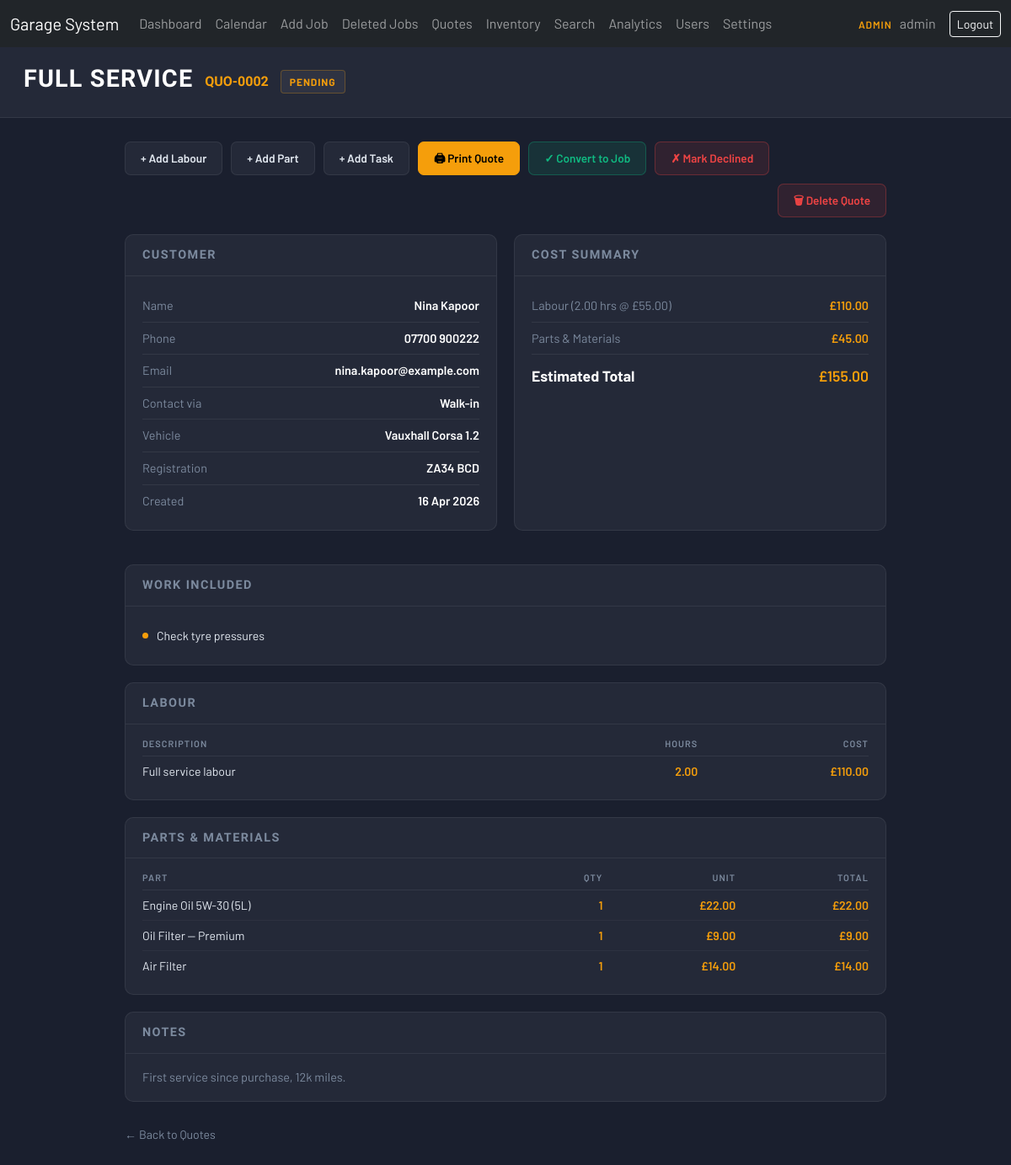
Screenshot of /PHP/view_quote.php?id=2 (signed in) with the database file from the repository.
### tables this page shows
CREATE TABLE IF NOT EXISTS quotes (
    id              INT AUTO_INCREMENT PRIMARY KEY,
    customer_name   VARCHAR(150) NOT NULL,
    customer_phone  VARCHAR(50)  DEFAULT NULL,
    customer_email  VARCHAR(150) DEFAULT NULL,
    contact_source  VARCHAR(150) DEFAULT NULL,
    vehicle         VARCHAR(100) DEFAULT NULL,
    registration    VARCHAR(20)  DEFAULT NULL,
    job_type        VARCHAR(100) DEFAULT NULL,
    description     TEXT         DEFAULT NULL,
    status          ENUM('pending','accepted','declined') NOT NULL DEFAULT 'pending',
    total_amount    DECIMAL(10,2) NOT NULL DEFAULT 0.00,
    converted_job_id INT          DEFAULT NULL,
    created_by      VARCHAR(100) DEFAULT NULL,
    created_at      DATETIME     NOT NULL DEFAULT CURRENT_TIMESTAMP,
    deleted         TINYINT(1)   NOT NULL DEFAULT 0,
    deleted_at      DATETIME     DEFAULT NULL,
    deleted_by      VARCHAR(100) DEFAULT NULL
);

CREATE TABLE IF NOT EXISTS settings (
    key_name VARCHAR(50) PRIMARY KEY,
    value    VARCHAR(100) NOT NULL
);

CREATE TABLE IF NOT EXISTS quote_tasks (
    id       INT AUTO_INCREMENT PRIMARY KEY,
    quote_id INT          NOT NULL,
    task     VARCHAR(255) NOT NULL,
    FOREIGN KEY (quote_id) REFERENCES quotes(id) ON DELETE CASCADE
);

CREATE TABLE IF NOT EXISTS quote_labour (
    id          INT AUTO_INCREMENT PRIMARY KEY,
    quote_id    INT           NOT NULL,
    hours       DECIMAL(6,2)  NOT NULL,
    description VARCHAR(255)  NOT NULL,
    FOREIGN KEY (quote_id) REFERENCES quotes(id) ON DELETE CASCADE
);

CREATE TABLE IF NOT EXISTS quote_parts (
    id        INT AUTO_INCREMENT PRIMARY KEY,
    quote_id  INT           NOT NULL,
    part_name VARCHAR(150)  NOT NULL,
    quantity  INT           NOT NULL DEFAULT 1,
    price     DECIMAL(10,2) NOT NULL DEFAULT 0.00,
    FOREIGN KEY (quote_id) REFERENCES quotes(id) ON DELETE CASCADE
);

### htdocs/PHP/get_rate.php (called while the page is built, shortened)
<?php
function get_hourly_rate($conn) {
    $result = $conn->query("SELECT value FROM settings WHERE key_name='hourly_rate'");
    if($result && $row = $result->fetch_assoc()) return floatval($row["value"]);
    return 50.00;
}

### htdocs/PHP/view_quote.php (the view, shortened to what this page needs)
<?php
include "config.php";
include "navbar.php";
include "get_rate.php";
$id = intval($_GET["id"]);
$hourly_rate = get_hourly_rate($conn);
$stmt = $conn->prepare("SELECT * FROM quotes WHERE id=? AND (deleted=0 OR deleted IS NULL)");
$stmt->bind_param("i", $id);
$stmt->execute();
$quote = $stmt->get_result()->fetch_assoc();
$labour_rows = $conn->query("SELECT * FROM quote_labour WHERE quote_id=$id");
$labour_entries = [];
while($r = $labour_rows->fetch_assoc()) $labour_entries[] = $r;
$parts_rows = $conn->query("SELECT * FROM quote_parts WHERE quote_id=$id");
$parts_entries = [];
while($r = $parts_rows->fetch_assoc()) $parts_entries[] = $r;
$tasks_rows = $conn->query("SELECT * FROM quote_tasks WHERE quote_id=$id");
$tasks_entries = [];
while($r = $tasks_rows->fetch_assoc()) $tasks_entries[] = $r;
$total_hours = array_sum(array_column($labour_entries, "hours"));
$labour_total = $total_hours * $hourly_rate;
$parts_total = array_sum(array_map(fn($p) => $p["quantity"] * $p["price"], $parts_entries));
$grand_total = $labour_total + $parts_total;
$quote_num = "QUO-" . str_pad($id, 4, "0", STR_PAD_LEFT);
?>
<!DOCTYPE html>
<html lang="en">
<head>
</head>
<body>
<div class="page-header">
    <h1><?php echo htmlspecialchars($quote["job_type"]); ?></h1>
    <span class="quote-num"><?php echo $quote_num; ?></span>
    <span class="status-badge"><?php echo ucfirst($quote["status"]); ?></span>
</div>
<div class="content">
    <div class="actions">
        <a class="action-btn" href="add_quote_labour.php?id=<?php echo $id; ?>">+ Add Labour</a>
        <a class="action-btn" href="add_quote_part.php?id=<?php echo $id; ?>">+ Add Part</a>
        <a class="action-btn" href="add_quote_task.php?id=<?php echo $id; ?>">+ Add Task</a>
        <a class="action-btn primary" href="print_quote.php?id=<?php echo $id; ?>">🖨 Print Quote</a>
        <?php if($quote["status"] !== "accepted"): ?>
            <button class="action-btn success" onclick="document.getElementById('convertModal').classList.add('active')">✓ Convert to Job</button>
        <?php else: ?>
            <a class="action-btn success" href="view_job.php?id=<?php echo $quote["converted_job_id"]; ?>">→ View Job</a>
        <?php endif; ?>
        <?php if($quote["status"]==="pending"): ?>
            <form method="POST" style="margin:0;">
                <button class="action-btn danger" type="submit">✗ Mark Declined</button>
            </form>
        <?php endif; ?>
        <button class="action-btn danger" onclick="document.getElementById('deleteModal').classList.add('active')" style="margin-left:auto;">🗑 Delete Quote</button>
    </div>
    <div class="grid-2">
        <div class="panel">
            <div class="panel-header"><span class="panel-title">Customer</span></div>
            <div class="panel-body">
                <div class="detail-row"><span class="detail-label">Name</span><span class="detail-value"><?php echo htmlspecialchars($quote["customer_name"]); ?></span></div>
                <?php if($quote["customer_phone"]): ?>
                <div class="detail-row"><span class="detail-label">Phone</span><span class="detail-value"><?php echo htmlspecialchars($quote["customer_phone"]); ?></span></div>
                <?php endif; ?>
                <?php if($quote["customer_email"]): ?>
                <div class="detail-row"><span class="detail-label">Email</span><span class="detail-value"><?php echo htmlspecialchars($quote["customer_email"]); ?></span></div>
                <?php endif; ?>
                <?php if($quote["contact_source"]): ?>
                <div class="detail-row"><span class="detail-label">Contact via</span><span class="detail-value"><?php echo htmlspecialchars($quote["contact_source"]); ?></span></div>
                <?php endif; ?>
                <div class="detail-row"><span class="detail-label">Vehicle</span><span class="detail-value"><?php echo htmlspecialchars($quote["vehicle"]); ?></span></div>
                <div class="detail-row"><span class="detail-label">Registration</span><span class="detail-value"><?php echo htmlspecialchars($quote["registration"]); ?></span></div>
                <div class="detail-row"><span class="detail-label">Created</span><span class="detail-value"><?php echo date("d M Y", strtotime($quote["created_at"])); ?></span></div>
            </div>
        </div>
        <div class="panel">
            <div class="panel-header"><span class="panel-title">Cost Summary</span></div>
            <div class="panel-body">
                <div class="total-row"><span>Labour (<?php echo number_format($total_hours,2); ?> hrs @ £<?php echo number_format($hourly_rate,2); ?>)</span><span>£<?php echo number_format($labour_total,2); ?></span></div>
                <div class="total-row"><span>Parts & Materials</span><span>£<?php echo number_format($parts_total,2); ?></span></div>
                <div class="total-row grand"><span>Estimated Total</span><span>£<?php echo number_format($grand_total,2); ?></span></div>
            </div>
        </div>
    </div>
    <?php if(!empty($tasks_entries)): ?>
    <div class="panel">
        <div class="panel-header"><span class="panel-title">Work Included</span></div>
        <div class="panel-body">
            <?php foreach($tasks_entries as $t): ?>
                <div class="task-item"><span class="task-dot"></span><?php echo htmlspecialchars($t["task"]); ?></div>
            <?php endforeach; ?>
        </div>
    </div>
    <?php endif; ?>
    <?php if(!empty($labour_entries)): ?>
    <div class="panel">
        <div class="panel-header"><span class="panel-title">Labour</span></div>
        <div class="panel-body">
            <table>
                <thead><tr><th>Description</th><th class="right">Hours</th><th class="right">Cost</th></tr></thead>
                <tbody>
                <?php foreach($labour_entries as $l): ?>
                    <tr><td><?php echo htmlspecialchars($l["description"]); ?></td><td class="right"><?php echo number_format($l["hours"],2); ?></td><td class="right">£<?php echo number_format($l["hours"]*$hourly_rate,2); ?></td></tr>
                <?php endforeach; ?>
                </tbody>
            </table>
        </div>
    </div>
    <?php endif; ?>
    <?php if(!empty($parts_entries)): ?>
    <div class="panel">
        <div class="panel-header"><span class="panel-title">Parts & Materials</span></div>
        <div class="panel-body">
            <table>
                <thead><tr><th>Part</th><th class="right">Qty</th><th class="right">Unit</th><th class="right">Total</th></tr></thead>
                <tbody>
                <?php foreach($parts_entries as $p): ?>
                    <tr><td><?php echo htmlspecialchars($p["part_name"]); ?></td><td class="right"><?php echo $p["quantity"]; ?></td><td class="right">£<?php echo number_format($p["price"],2); ?></td><td class="right">£<?php echo number_format($p["quantity"]*$p["price"],2); ?></td></tr>
                <?php endforeach; ?>
                </tbody>
            </table>
        </div>
    </div>
    <?php endif; ?>
    <?php if($quote["description"]): ?>
    <div class="panel">
        <div class="panel-header"><span class="panel-title">Notes</span></div>
        <div class="panel-body" style="font-size:0.9rem;color:var(--text-muted);line-height:1.7;"><?php echo nl2br(htmlspecialchars($quote["description"])); ?></div>
    </div>
    <?php endif; ?>
    <a class="back-link" href="quotes.php">← Back to Quotes</a>
</div>
</body></html>

### rows the page displays
quotes: job_type "FULL SERVICE", status "PENDING", customer_name "Nina Kapoor", customer_phone "07700 900222", customer_email "nina.kapoor@example.com", contact_source "Walk-in", vehicle "Vauxhall Corsa 1.2", registration "ZA34 BCD", created_at "16 Apr 2026", description "First service since purchase, 12k miles."
settings: value "55.00", value "110.00"
quote_tasks: task "Check tyre pressures"
quote_labour: description "Full service labour", hours "2.00", $l['hours']*$hourly_rate "110.00"
quote_parts: part_name "Engine Oil 5W-30 (5L)", quantity "1", price "22.00", $p['quantity']*$p['price'] "22.00"
quote_parts: part_name "Oil Filter — Premium", quantity "1", price "9.00", $p['quantity']*$p['price'] "9.00"
quote_parts: part_name "Air Filter", quantity "1", price "14.00", $p['quantity']*$p['price'] "14.00"

### other values shown
$_SESSION["user"] "admin"
$quote_num "QUO-0002"
$total_hours "2.00"
$parts_total "45.00"
$grand_total "155.00"
